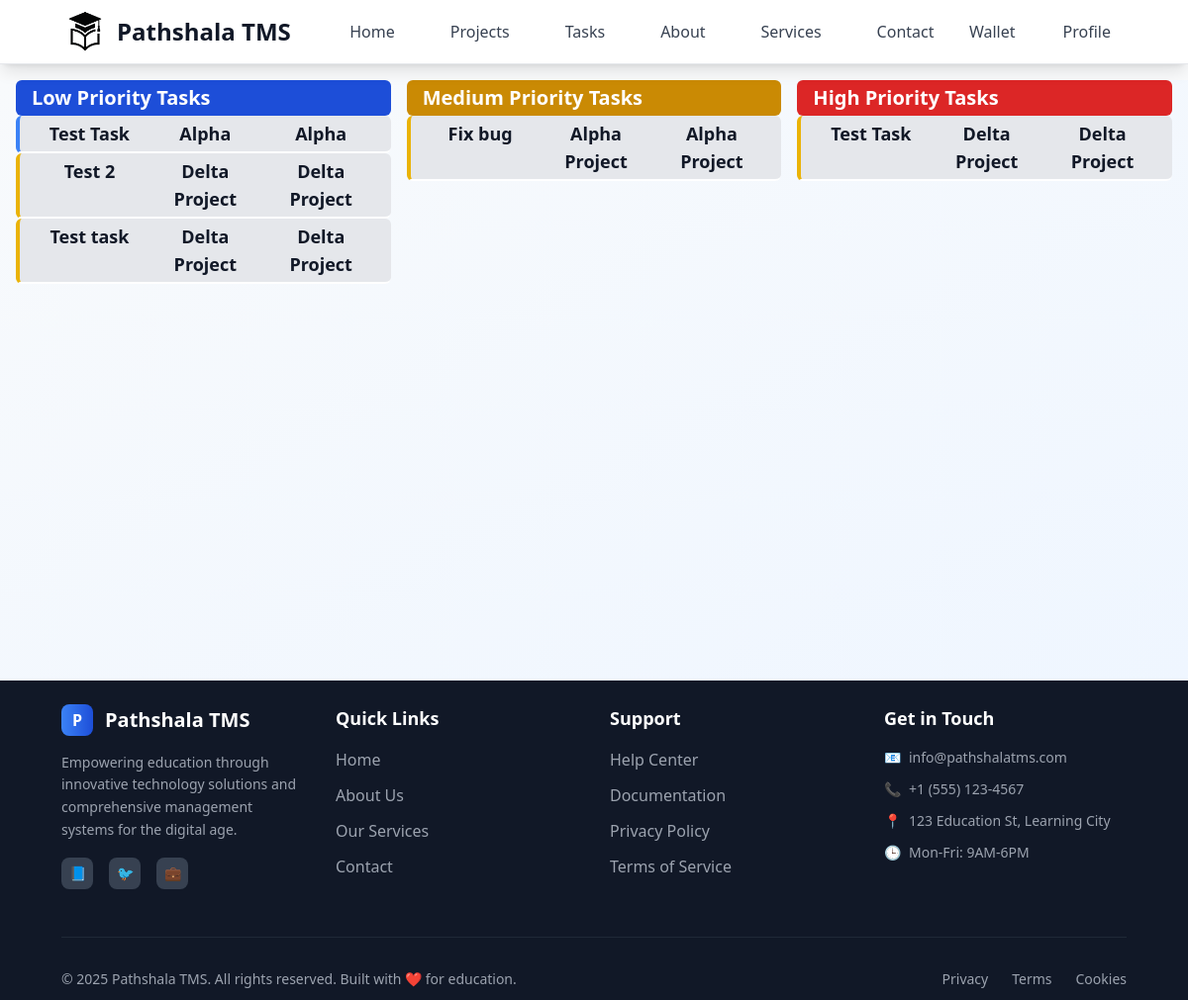
Before: /employer/tasks/ (signed in) with the older database file.
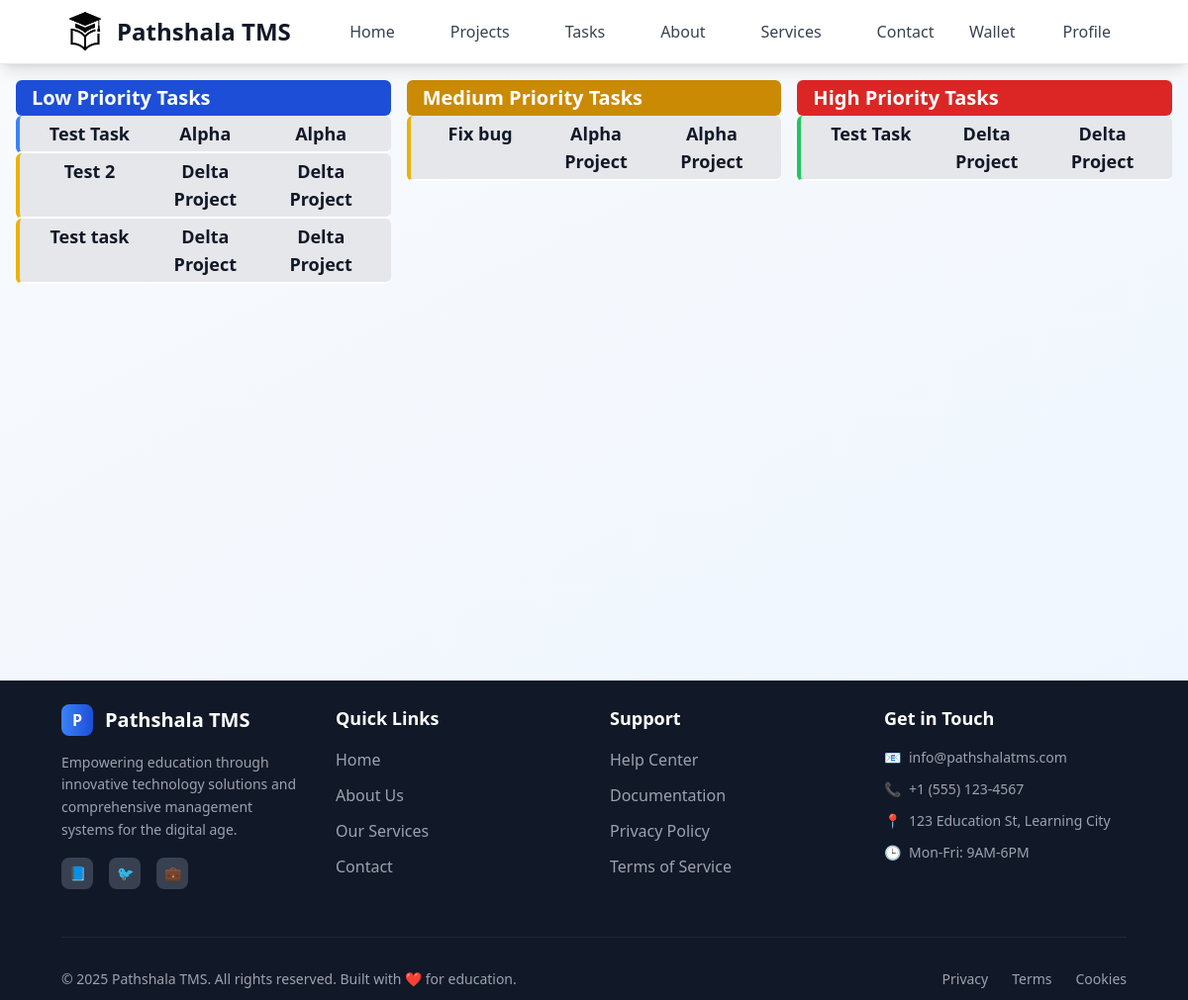
After: the same page with the newer database file.
### main/views.py (the view)
# urls.py: path('tasks/', employerTasks),
@login_required(login_url='/login')
def employerTasks(request):
    role = request.user.profile.role
    if role == "employer":
        lowTasks = Task.objects.filter(user = request.user, priority = "Low")
        mediumTasks = Task.objects.filter(user = request.user, priority = "Medium")
        highTasks = Task.objects.filter(user= request.user, priority = "High")
        return render(request, 'pages/employer/tasks/task_page.html', {'lowTasks': lowTasks, 'mediumTasks':mediumTasks, 'highTasks': highTasks})
    else:
        return redirect ('/employee/tasks')

### projects/models.py (called while the page is built)
    def __str__(self):
        return self.title

### templates/pages/employer/tasks/task_page.html
{% extends 'layouts/main.html' %}
{% block content %}
<div class="grid grid-cols-3 gap-4 my-4 mx-4">
    <div class="">
        <div class="text-xl px-4 py-1 font-bold text-white rounded-md bg-blue-700">Low Priority Tasks</div>
        <div class="rounded-lg">
            {% for task in lowTasks %}
            <a href="/employer/task/{{task.id}}"
                class="grid grid-cols-3 gap-2 rounded-md text-center text-lg font-semibold px-4 text-gray-900 py-1 border-l-4 border-b-2 border-b-white bg-gray-200 hover:bg-gray-300 hover:scale-[101%] duration-300
                        {% if task.status == 'Canceled' %} text-red-500
        {% elif task.status == 'Completed' %} border-l-green-500
        {% elif task.status == 'Pending' %} border-l-yellow-500
        {% elif task.status == 'In Progress' %} border-l-blue-500
        {% else %} border-l-purple-500
        {% endif %}">
                <div class="">{{ task.title }}</div>
                <div>{{task.project.title}} </div>
                <div class=""> {{task.project}}
                </div>
            </a>
            {% endfor %}
        </div>
    </div>
    <div class="">
        <div class="text-xl px-4 py-1 font-bold text-white rounded-md bg-yellow-600">Medium Priority Tasks</div>
        <div class="rounded-lg">
            {% for task in mediumTasks %}
            <a href="/employer/task/{{task.id}}"
                class="grid grid-cols-3 gap-2 rounded-md text-center text-lg font-semibold px-4 text-gray-900 py-1 border-l-4 border-b-2 border-b-white bg-gray-200 hover:bg-gray-300 hover:scale-[101%] duration-300
                        {% if task.status == 'Canceled' %} border-l-red-500
        {% elif task.status == 'Completed' %} border-l-green-500
        {% elif task.status == 'Pending' %} border-l-yellow-500
        {% elif task.status == 'In Progress' %} border-l-blue-500
        {% else %} border-l-purple-500
        {% endif %}">
                <div class="">{{ task.title }}</div>
                <div>{{task.project.title}}</div>
                <div class=""> {{task.project}}
                </div>
            </a>
            {% endfor %}
        </div>
    </div>
    <div class="">
        <div class="text-xl px-4 py-1 font-bold text-white rounded-md bg-red-600">High Priority Tasks</div>
        <div class="rounded-lg">
            {% for task in highTasks %}
            <a href="/employer/task/{{task.id}}"
                class="grid grid-cols-3 gap-2 rounded-md text-center text-lg font-semibold px-4 text-gray-900 py-1 border-l-4 border-b-2 border-b-white bg-gray-200 hover:bg-gray-300 hover:scale-[101%] duration-300
                        {% if task.status == 'Canceled' %} border-l-red-500
        {% elif task.status == 'Completed' %} border-l-green-500
        {% elif task.status == 'Pending' %} border-l-yellow-500
        {% elif task.status == 'In Progress' %} border-l-blue-500
        {% else %} border-l-purple-500
        {% endif %}">
                <div class="">{{ task.title }}</div>
                <div>{{task.project.title}}</div>
                <div class=""> {{task.project}}
                </div>
            </a>
            {% endfor %}
        </div>
    </div>
</div>
{% endblock %}

Changed rows visible on the page:
changed Task (number 5 of 5 on the later page): status "Pending" → "Completed" (drawn)
